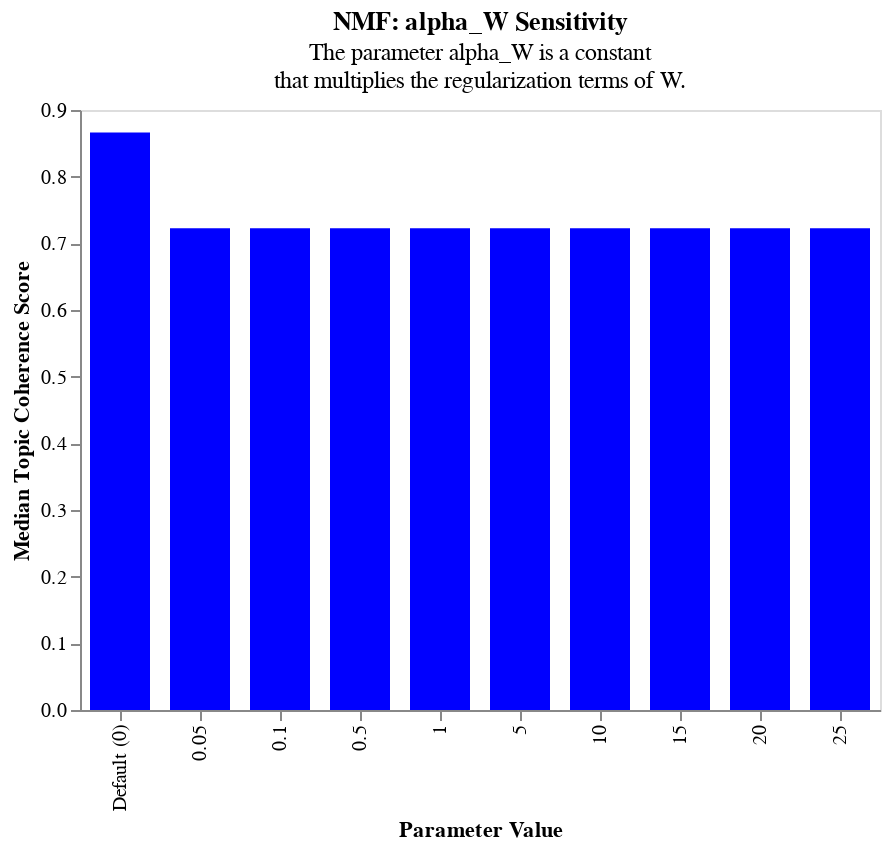

Notebook source saved alongside this figure:
### Code cell
# this chart marks the median topic coherance score
chart = alt.Chart(trackDf)\
                  .mark_bar(color="blue",size=30)\
                    .encode(
                            y = alt.Y('median_topic_coherence_score', title = 'Median Topic Coherence Score'),
                            x = alt.X("param_value:O"
                                        , title='Parameter Value'
                                      )
                    )

# format the chart
nmf_sensitivity = chart\
                    .properties(
                                width=400,
                                height=300,
                                title={'text':'NMF: alpha_W Sensitivity'
                                       ,'subtitle': ['The parameter alpha_W is a constant'
                                                     ,'that multiplies the regularization terms of W.']
                                    }
                                )\
                                .configure_axis(
                                        grid=False
                                )

nmf_sensitivity

### Figure 1 — Vega-Lite specification as saved in the notebook (floating-point values rounded to 4 significant figures)
{"config": {"view": {"continuousWidth": 300, "continuousHeight": 300}, "axis": {"grid": false}}, "data": {"name": "data-89f87e807a229d25bb0c7e5a572f4df8"}, "mark": {"type": "bar", "color": "blue", "size": 30}, "encoding": {"x": {"field": "param_value", "title": "Parameter Value", "type": "ordinal"}, "y": {"field": "median_topic_coherence_score", "title": "Median Topic Coherence Score", "type": "quantitative"}}, "height": 300, "title": {"text": "NMF: alpha_W Sensitivity", "subtitle": ["The parameter alpha_W is a constant", "that multiplies the regularization terms of W."]}, "width": 400, "$schema": "https://vega.github.io/schema/vega-lite/v5.20.1.json", "datasets": {"data-89f87e807a229d25bb0c7e5a572f4df8": [{"param_value": "Default (0)", "median_topic_coherence_score": 0.8662}, {"param_value": 0.05, "median_topic_coherence_score": 0.7226}, {"param_value": 0.1, "median_topic_coherence_score": 0.7226}, {"param_value": 0.5, "median_topic_coherence_score": 0.7226}, {"param_value": 1.0, "median_topic_coherence_score": 0.7226}, {"param_value": 5.0, "median_topic_coherence_score": 0.7226}, {"param_value": 10.0, "median_topic_coherence_score": 0.7226}, {"param_value": 15.0, "median_topic_coherence_score": 0.7226}, {"param_value": 20.0, "median_topic_coherence_score": 0.7226}, {"param_value": 25.0, "median_topic_coherence_score": 0.7226}]}}
